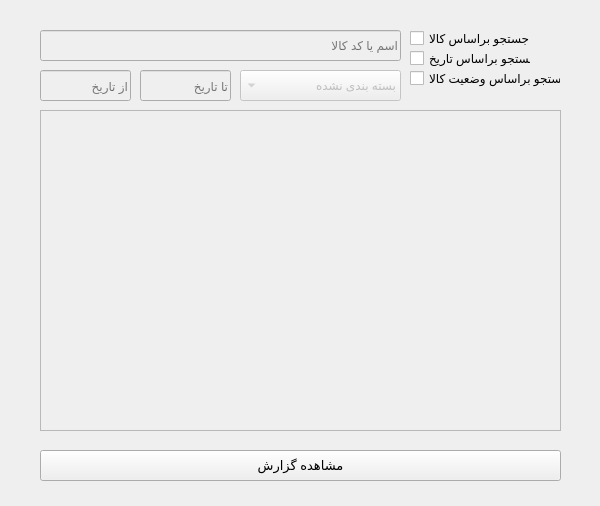
<?xml version="1.0" encoding="UTF-8"?>
<ui version="4.0">
 <class>Form</class>
 <widget class="QWidget" name="Form">
  <property name="enabled">
   <bool>true</bool>
  </property>
  <property name="geometry">
   <rect>
    <x>0</x>
    <y>0</y>
    <width>600</width>
    <height>506</height>
   </rect>
  </property>
  <property name="windowTitle">
   <string>گزارش پیشرفته</string>
  </property>
  <widget class="QLineEdit" name="name_inpt">
   <property name="enabled">
    <bool>false</bool>
   </property>
   <property name="geometry">
    <rect>
     <x>40</x>
     <y>30</y>
     <width>361</width>
     <height>31</height>
    </rect>
   </property>
   <property name="layoutDirection">
    <enum>Qt::LeftToRight</enum>
   </property>
   <property name="alignment">
    <set>Qt::AlignLeading|Qt::AlignLeft|Qt::AlignVCenter</set>
   </property>
   <property name="placeholderText">
    <string>اسم یا کد کالا</string>
   </property>
   <property name="clearButtonEnabled">
    <bool>true</bool>
   </property>
  </widget>
  <widget class="QLineEdit" name="from_date_inpt">
   <property name="enabled">
    <bool>false</bool>
   </property>
   <property name="geometry">
    <rect>
     <x>40</x>
     <y>70</y>
     <width>91</width>
     <height>31</height>
    </rect>
   </property>
   <property name="text">
    <string/>
   </property>
   <property name="placeholderText">
    <string>از تاریخ</string>
   </property>
   <property name="clearButtonEnabled">
    <bool>false</bool>
   </property>
  </widget>
  <widget class="QLineEdit" name="to_date_inpt">
   <property name="enabled">
    <bool>false</bool>
   </property>
   <property name="geometry">
    <rect>
     <x>140</x>
     <y>70</y>
     <width>91</width>
     <height>31</height>
    </rect>
   </property>
   <property name="text">
    <string/>
   </property>
   <property name="placeholderText">
    <string>تا تاریخ</string>
   </property>
   <property name="clearButtonEnabled">
    <bool>false</bool>
   </property>
  </widget>
  <widget class="QListWidget" name="search_list">
   <property name="enabled">
    <bool>false</bool>
   </property>
   <property name="geometry">
    <rect>
     <x>40</x>
     <y>110</y>
     <width>521</width>
     <height>321</height>
    </rect>
   </property>
   <property name="viewMode">
    <enum>QListView::ListMode</enum>
   </property>
  </widget>
  <widget class="QPushButton" name="search_btn">
   <property name="geometry">
    <rect>
     <x>40</x>
     <y>450</y>
     <width>521</width>
     <height>31</height>
    </rect>
   </property>
   <property name="font">
    <font>
     <pointsize>10</pointsize>
    </font>
   </property>
   <property name="text">
    <string>مشاهده گزارش</string>
   </property>
  </widget>
  <widget class="QCheckBox" name="product_chck">
   <property name="geometry">
    <rect>
     <x>410</x>
     <y>30</y>
     <width>121</width>
     <height>17</height>
    </rect>
   </property>
   <property name="layoutDirection">
    <enum>Qt::LeftToRight</enum>
   </property>
   <property name="text">
    <string>جستجو براساس کالا</string>
   </property>
  </widget>
  <widget class="QCheckBox" name="date_chck">
   <property name="geometry">
    <rect>
     <x>410</x>
     <y>50</y>
     <width>121</width>
     <height>17</height>
    </rect>
   </property>
   <property name="layoutDirection">
    <enum>Qt::LeftToRight</enum>
   </property>
   <property name="text">
    <string>جستجو براساس تاریخ</string>
   </property>
  </widget>
  <widget class="QCheckBox" name="state_chck">
   <property name="geometry">
    <rect>
     <x>410</x>
     <y>70</y>
     <width>151</width>
     <height>17</height>
    </rect>
   </property>
   <property name="layoutDirection">
    <enum>Qt::LeftToRight</enum>
   </property>
   <property name="text">
    <string>جستجو براساس وضعیت کالا</string>
   </property>
  </widget>
  <widget class="QComboBox" name="state_combo">
   <property name="enabled">
    <bool>false</bool>
   </property>
   <property name="geometry">
    <rect>
     <x>240</x>
     <y>70</y>
     <width>161</width>
     <height>31</height>
    </rect>
   </property>
   <property name="layoutDirection">
    <enum>Qt::RightToLeft</enum>
   </property>
   <item>
    <property name="text">
     <string>بسته بندی نشده</string>
    </property>
   </item>
   <item>
    <property name="text">
     <string>بسته بندی شده</string>
    </property>
   </item>
   <item>
    <property name="text">
     <string>فروخته شده</string>
    </property>
   </item>
  </widget>
 </widget>
 <resources/>
 <connections/>
</ui>
